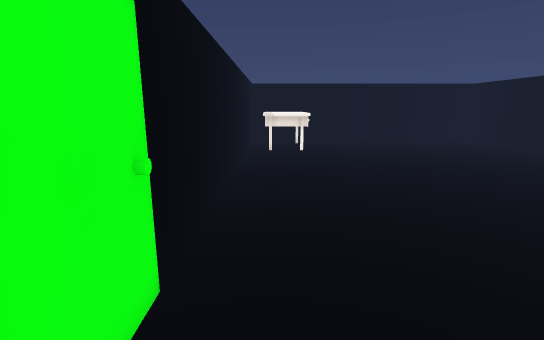
view 1 (above)

24 first-person views from a walk through a scene from a Unity 3-D project. The camera is 1.5 m above the floor, tilts 12° down and sees 85° across. The floor is counted in squares, 0.5 m on a side. Each view is taken from the middle of a square. On the plan, view 1 faces up. The plan holds only what a view shows up to about 20 squares ahead; the rest is blank. The place goes on beyond the plan. The player is left out. Door leaves are left out, so doorways stand open. Some surface patterns are stand-ins.

view 2
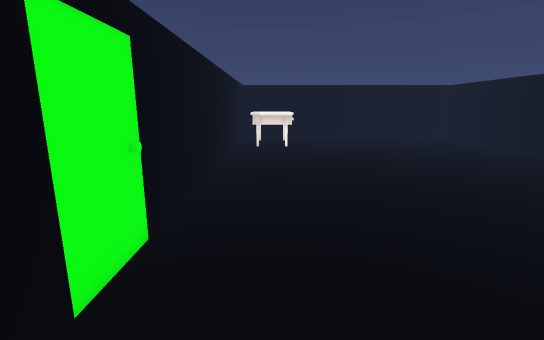

view 3
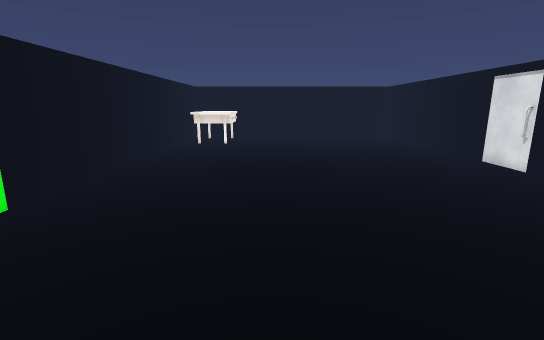

view 4
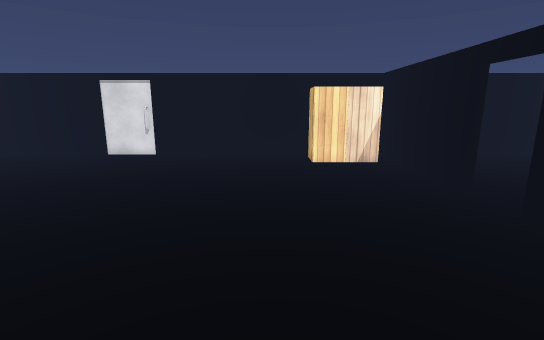

view 5
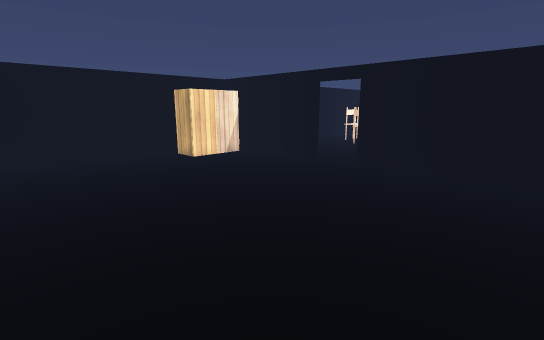

view 6
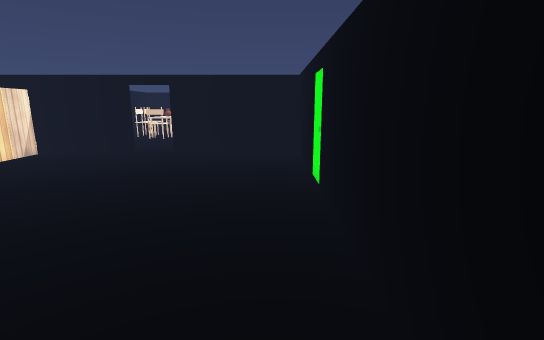

view 7
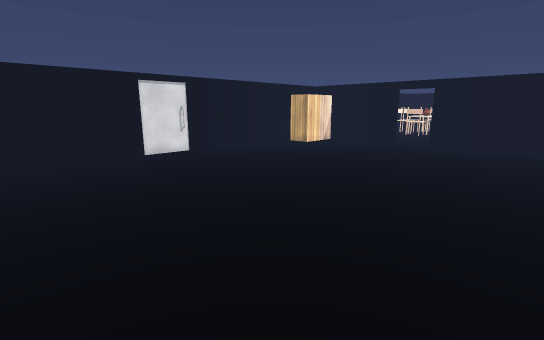

view 8
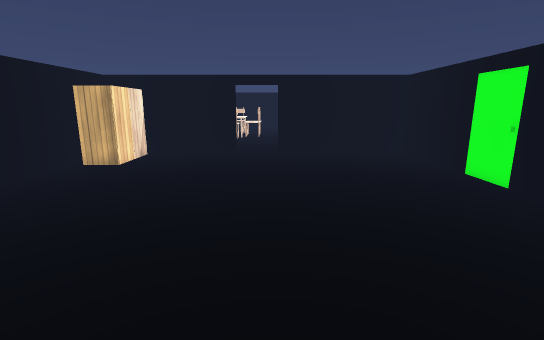

view 9
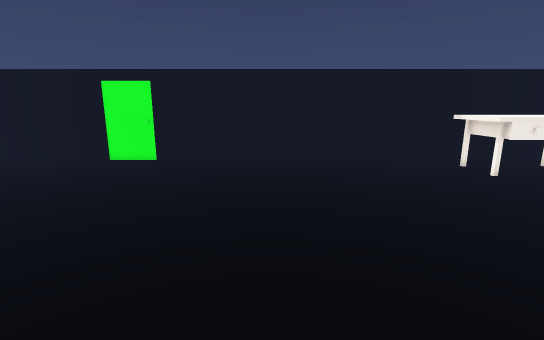

view 10
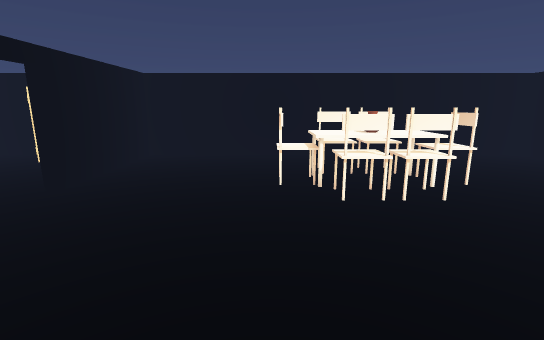

view 11
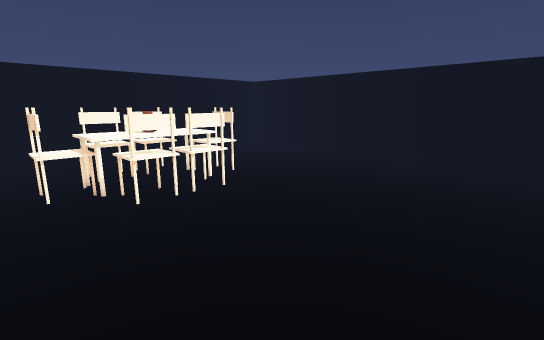

view 12
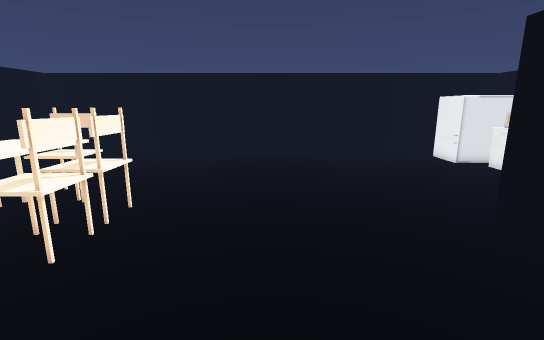

view 13
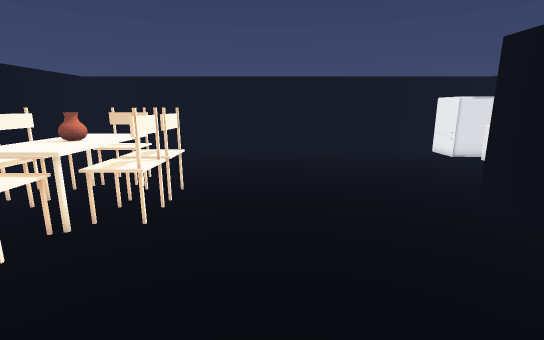

view 14
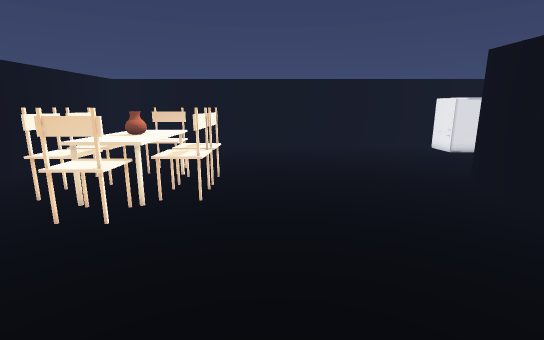

view 15
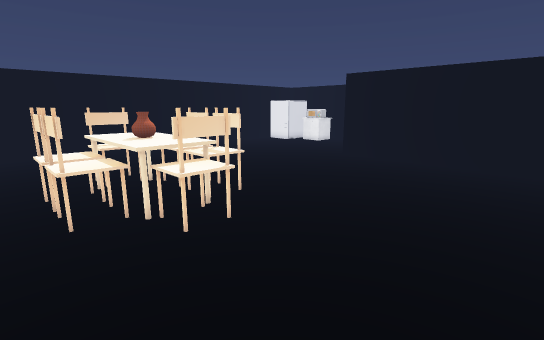

view 16
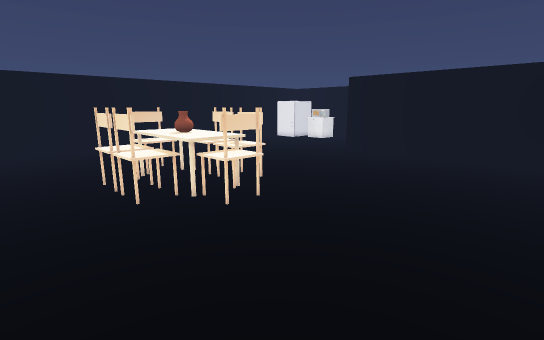

view 17
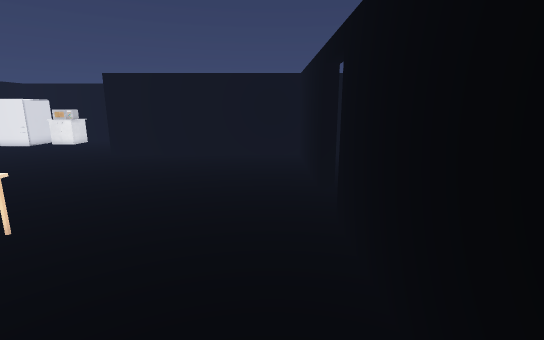

view 18
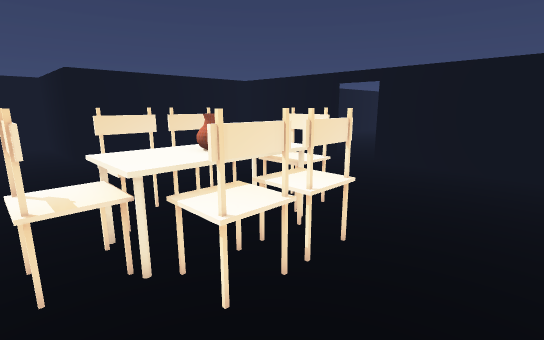

view 19
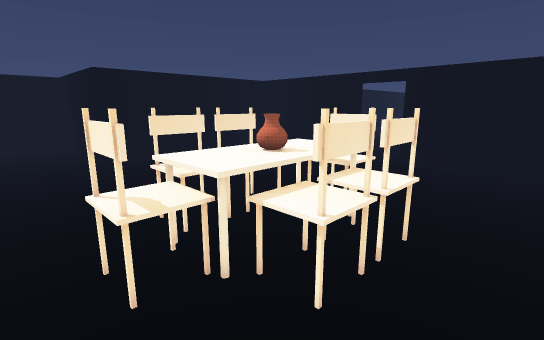

view 20
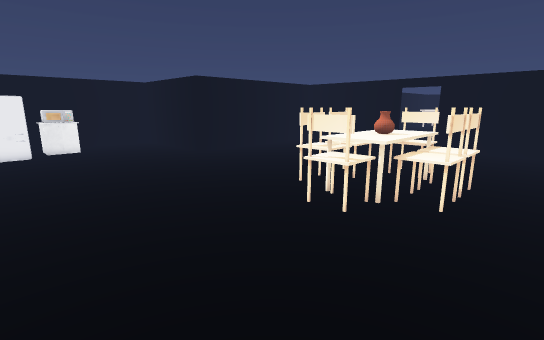

view 21
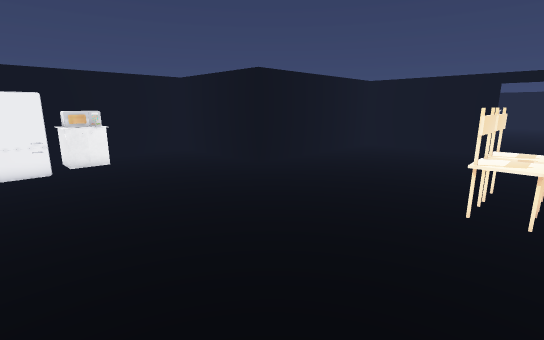

view 22
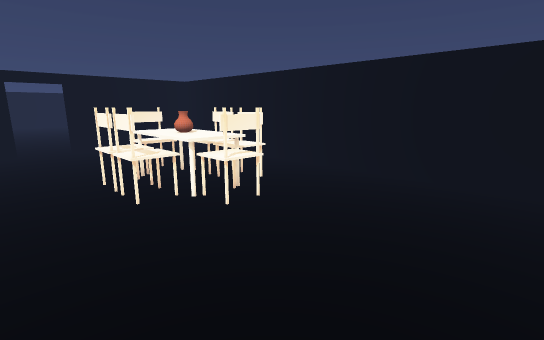

view 23
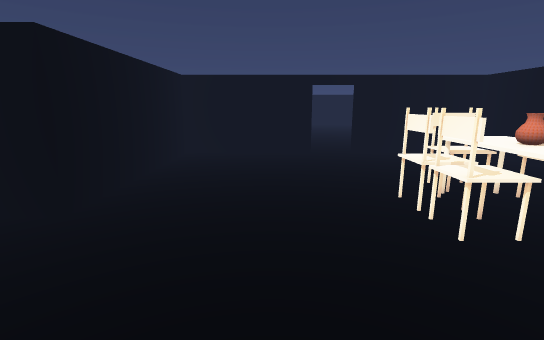

view 24
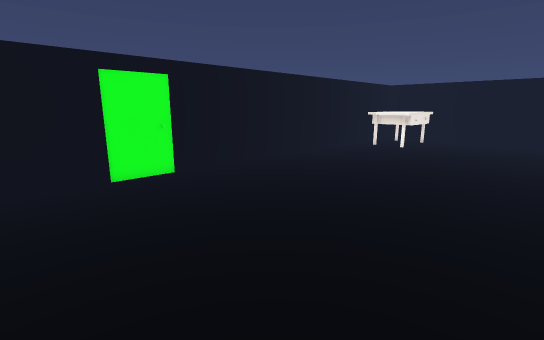

### Floor plan
Key: @ floor where view 1 was taken; # wall or solid block; . floor; D open door; W wardrobe; E desk; C chair; T table; A vase; B cabinet; M microwave; F fridge.
Columns run from 7 left of view 1 to 18 right of it. Each row starts with its distance up from view 1.
 20      #.EEE............   #
 19      #...................#
 18      #...................#
 17      #...................#
 16      #...................#
 15      #...................#
 14      #...................#
 13      #...................#
 12      #...................#
 11      #...................#
 10      #...................#
  9      #...................#
  8      #...................#
  7      #...................#
  6      #...................#
  5      #...................#
  4      #...................#
  3      #...................#
  2      #...................#
  1      #...................#
  0      #.@..............WWW#
 -1      #................W  #
 -2      #................W  #
 -3      #................W
 -4      #................W
 -5      #########DDD#########
 -6      #...................#
 -7      #...................#
 -8      #...................#
 -9      #...................#
-10      #...................#
-11      #...................#
-12      #...................#
-13      #............C......#
-14      #...........CCC.....#
-15      #..........CTTTC....#
-16      #.........CCTTTCC...#
-17 ######..........CTATC....#
-18 ...............CCTTTCC...#
-19 ................CTTTC....#
-20 .................CCC.....#
-21 ..................C......#
-22 .........................#
-23 B........................#
-24 M........................#
-25 B........................#
-26 FF.......................#
-27  F.......................#
-28  F.......................#
-29  #########################

Where each view was taken, in squares from view 1:
view 1: 0 up, 0 right, facing up
view 2: 2 down, 1 right, facing up
view 3: 4 down, 6 right, facing up
view 4: 2 up, 1 left, facing right
view 5: 9 up, 1 left, facing down-right
view 6: 15 up, 0 right, facing down
view 7: 20 up, 1 left, facing down-right
view 8: 15 up, 7 right, facing down
view 9: 11 up, 15 right, facing left
view 10: 13 down, 1 left, facing right
view 11: 12 down, 1 left, facing down-right
view 12: 10 down, 4 right, facing down
view 13: 8 down, 5 right, facing down
view 14: 6 down, 6 right, facing down
view 15: 7 down, 15 right, facing down-left
view 16: 6 down, 17 right, facing down-left
view 17: 7 down, 17 right, facing left
view 18: 21 down, 17 right, facing up-left
view 19: 22 down, 16 right, facing up-left
view 20: 28 down, 16 right, facing up-left
view 21: 28 down, 10 right, facing up-left
view 22: 28 down, 5 right, facing up-right
view 23: 25 down, 4 right, facing up
view 24: 2 down, 11 right, facing up-left
